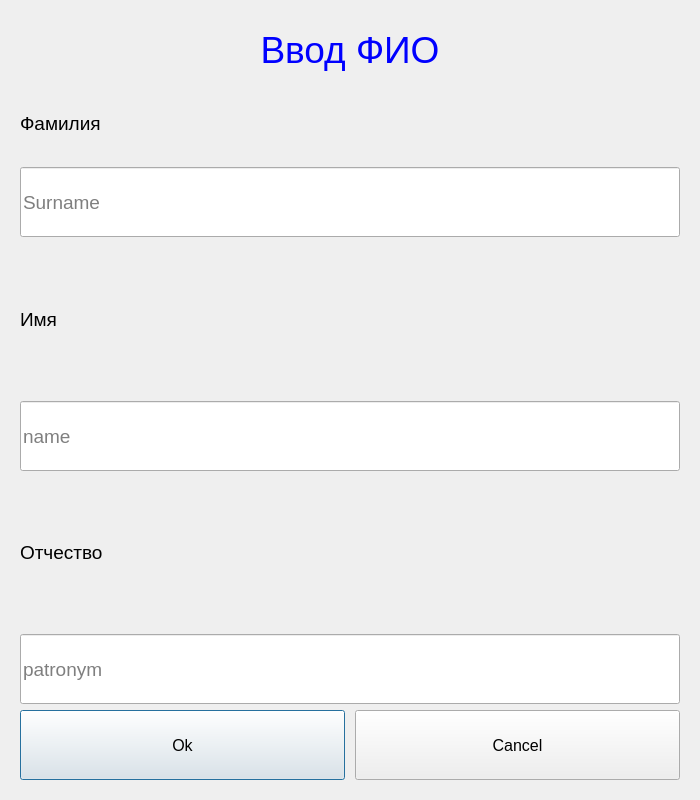
<?xml version="1.0" encoding="UTF-8"?>
<ui version="4.0">
 <class>Dialog</class>
 <widget class="QDialog" name="Dialog">
  <property name="windowModality">
   <enum>Qt::ApplicationModal</enum>
  </property>
  <property name="geometry">
   <rect>
    <x>0</x>
    <y>0</y>
    <width>700</width>
    <height>800</height>
   </rect>
  </property>
  <property name="minimumSize">
   <size>
    <width>700</width>
    <height>800</height>
   </size>
  </property>
  <property name="windowTitle">
   <string>Dialog</string>
  </property>
  <property name="modal">
   <bool>true</bool>
  </property>
  <layout class="QGridLayout" name="gridLayout">
   <item row="0" column="0">
    <widget class="QScrollArea" name="scrollArea">
     <property name="frameShape">
      <enum>QFrame::NoFrame</enum>
     </property>
     <property name="frameShadow">
      <enum>QFrame::Plain</enum>
     </property>
     <property name="widgetResizable">
      <bool>true</bool>
     </property>
     <widget class="QWidget" name="scrollAreaWidgetContents">
      <property name="geometry">
       <rect>
        <x>0</x>
        <y>0</y>
        <width>682</width>
        <height>782</height>
       </rect>
      </property>
      <layout class="QGridLayout" name="gridLayout_2">
       <item row="0" column="0">
        <widget class="QLabel" name="label">
         <property name="minimumSize">
          <size>
           <width>312</width>
           <height>41</height>
          </size>
         </property>
         <property name="maximumSize">
          <size>
           <width>16777215</width>
           <height>60</height>
          </size>
         </property>
         <property name="font">
          <font>
           <family>Arial</family>
           <pointsize>28</pointsize>
          </font>
         </property>
         <property name="styleSheet">
          <string notr="true">color: rgb(0, 0, 255);</string>
         </property>
         <property name="text">
          <string>Ввод ФИО</string>
         </property>
         <property name="alignment">
          <set>Qt::AlignCenter</set>
         </property>
        </widget>
       </item>
       <item row="2" column="0">
        <layout class="QVBoxLayout" name="verticalLayout_2">
         <item>
          <layout class="QVBoxLayout" name="verticalLayout">
           <item>
            <widget class="QLabel" name="login_lbl">
             <property name="minimumSize">
              <size>
               <width>0</width>
               <height>40</height>
              </size>
             </property>
             <property name="font">
              <font>
               <family>Arial</family>
               <pointsize>14</pointsize>
              </font>
             </property>
             <property name="text">
              <string>Фамилия</string>
             </property>
            </widget>
           </item>
           <item>
            <widget class="QLineEdit" name="surname">
             <property name="minimumSize">
              <size>
               <width>0</width>
               <height>70</height>
              </size>
             </property>
             <property name="font">
              <font>
               <family>Arial</family>
               <pointsize>14</pointsize>
              </font>
             </property>
             <property name="placeholderText">
              <string>Surname</string>
             </property>
             <property name="cursorMoveStyle">
              <enum>Qt::LogicalMoveStyle</enum>
             </property>
             <property name="clearButtonEnabled">
              <bool>true</bool>
             </property>
            </widget>
           </item>
          </layout>
         </item>
         <item>
          <widget class="QLabel" name="label_3">
           <property name="minimumSize">
            <size>
             <width>0</width>
             <height>40</height>
            </size>
           </property>
           <property name="font">
            <font>
             <family>Arial</family>
             <pointsize>14</pointsize>
            </font>
           </property>
           <property name="text">
            <string>Имя</string>
           </property>
          </widget>
         </item>
         <item>
          <widget class="QLineEdit" name="name">
           <property name="minimumSize">
            <size>
             <width>0</width>
             <height>70</height>
            </size>
           </property>
           <property name="font">
            <font>
             <family>Arial</family>
             <pointsize>14</pointsize>
            </font>
           </property>
           <property name="inputMask">
            <string/>
           </property>
           <property name="text">
            <string/>
           </property>
           <property name="maxLength">
            <number>10</number>
           </property>
           <property name="echoMode">
            <enum>QLineEdit::Normal</enum>
           </property>
           <property name="placeholderText">
            <string>name</string>
           </property>
           <property name="clearButtonEnabled">
            <bool>true</bool>
           </property>
          </widget>
         </item>
         <item>
          <widget class="QLabel" name="label_4">
           <property name="minimumSize">
            <size>
             <width>0</width>
             <height>40</height>
            </size>
           </property>
           <property name="font">
            <font>
             <family>Arial</family>
             <pointsize>14</pointsize>
            </font>
           </property>
           <property name="text">
            <string>Отчество</string>
           </property>
          </widget>
         </item>
         <item>
          <widget class="QLineEdit" name="patronym">
           <property name="minimumSize">
            <size>
             <width>0</width>
             <height>70</height>
            </size>
           </property>
           <property name="font">
            <font>
             <family>Arial</family>
             <pointsize>14</pointsize>
            </font>
           </property>
           <property name="inputMask">
            <string/>
           </property>
           <property name="text">
            <string/>
           </property>
           <property name="maxLength">
            <number>10</number>
           </property>
           <property name="echoMode">
            <enum>QLineEdit::Normal</enum>
           </property>
           <property name="placeholderText">
            <string>patronym</string>
           </property>
           <property name="clearButtonEnabled">
            <bool>true</bool>
           </property>
          </widget>
         </item>
        </layout>
       </item>
       <item row="3" column="0">
        <layout class="QHBoxLayout" name="horizontalLayout">
         <property name="spacing">
          <number>10</number>
         </property>
         <item>
          <widget class="QPushButton" name="ok">
           <property name="minimumSize">
            <size>
             <width>0</width>
             <height>50</height>
            </size>
           </property>
           <property name="maximumSize">
            <size>
             <width>16777215</width>
             <height>70</height>
            </size>
           </property>
           <property name="font">
            <font>
             <family>Arial</family>
             <pointsize>12</pointsize>
            </font>
           </property>
           <property name="text">
            <string>Ok</string>
           </property>
          </widget>
         </item>
         <item>
          <widget class="QPushButton" name="cancel">
           <property name="minimumSize">
            <size>
             <width>0</width>
             <height>50</height>
            </size>
           </property>
           <property name="maximumSize">
            <size>
             <width>16777215</width>
             <height>70</height>
            </size>
           </property>
           <property name="font">
            <font>
             <family>Arial</family>
             <pointsize>12</pointsize>
            </font>
           </property>
           <property name="text">
            <string>Cancel</string>
           </property>
          </widget>
         </item>
        </layout>
       </item>
      </layout>
     </widget>
    </widget>
   </item>
  </layout>
 </widget>
 <resources/>
 <connections/>
</ui>
